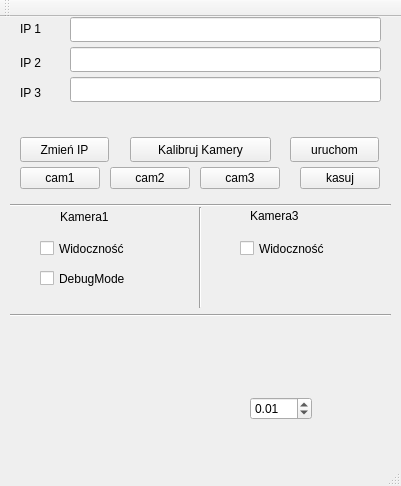
<?xml version="1.0" encoding="UTF-8"?>
<ui version="4.0">
 <class>MainWindow</class>
 <widget class="QMainWindow" name="MainWindow">
  <property name="geometry">
   <rect>
    <x>0</x>
    <y>0</y>
    <width>401</width>
    <height>486</height>
   </rect>
  </property>
  <property name="windowTitle">
   <string>MainWindow</string>
  </property>
  <widget class="QWidget" name="centralWidget">
   <widget class="QLineEdit" name="lineEdit">
    <property name="geometry">
     <rect>
      <x>70</x>
      <y>0</y>
      <width>311</width>
      <height>25</height>
     </rect>
    </property>
   </widget>
   <widget class="QLineEdit" name="lineEdit_2">
    <property name="geometry">
     <rect>
      <x>70</x>
      <y>30</y>
      <width>311</width>
      <height>25</height>
     </rect>
    </property>
   </widget>
   <widget class="QLabel" name="label_2">
    <property name="geometry">
     <rect>
      <x>20</x>
      <y>-4</y>
      <width>67</width>
      <height>31</height>
     </rect>
    </property>
    <property name="text">
     <string>IP 1</string>
    </property>
   </widget>
   <widget class="QLabel" name="label_3">
    <property name="geometry">
     <rect>
      <x>20</x>
      <y>30</y>
      <width>67</width>
      <height>31</height>
     </rect>
    </property>
    <property name="text">
     <string>IP 2</string>
    </property>
   </widget>
   <widget class="Line" name="line">
    <property name="geometry">
     <rect>
      <x>10</x>
      <y>180</y>
      <width>381</width>
      <height>16</height>
     </rect>
    </property>
    <property name="orientation">
     <enum>Qt::Horizontal</enum>
    </property>
   </widget>
   <widget class="QPushButton" name="confirmButton">
    <property name="geometry">
     <rect>
      <x>20</x>
      <y>120</y>
      <width>89</width>
      <height>25</height>
     </rect>
    </property>
    <property name="text">
     <string>Zmień IP</string>
    </property>
   </widget>
   <widget class="Line" name="line_2">
    <property name="geometry">
     <rect>
      <x>190</x>
      <y>190</y>
      <width>20</width>
      <height>101</height>
     </rect>
    </property>
    <property name="orientation">
     <enum>Qt::Vertical</enum>
    </property>
   </widget>
   <widget class="QLabel" name="label_4">
    <property name="geometry">
     <rect>
      <x>60</x>
      <y>190</y>
      <width>81</width>
      <height>20</height>
     </rect>
    </property>
    <property name="text">
     <string>Kamera1</string>
    </property>
   </widget>
   <widget class="QLabel" name="label_5">
    <property name="geometry">
     <rect>
      <x>250</x>
      <y>190</y>
      <width>81</width>
      <height>17</height>
     </rect>
    </property>
    <property name="text">
     <string>Kamera3</string>
    </property>
   </widget>
   <widget class="QCheckBox" name="checkBox">
    <property name="geometry">
     <rect>
      <x>40</x>
      <y>220</y>
      <width>111</width>
      <height>23</height>
     </rect>
    </property>
    <property name="text">
     <string>Widoczność</string>
    </property>
   </widget>
   <widget class="QCheckBox" name="checkBox_2">
    <property name="geometry">
     <rect>
      <x>40</x>
      <y>250</y>
      <width>111</width>
      <height>23</height>
     </rect>
    </property>
    <property name="text">
     <string>DebugMode</string>
    </property>
   </widget>
   <widget class="QCheckBox" name="checkBox_3">
    <property name="geometry">
     <rect>
      <x>240</x>
      <y>220</y>
      <width>111</width>
      <height>23</height>
     </rect>
    </property>
    <property name="text">
     <string>Widoczność</string>
    </property>
   </widget>
   <widget class="Line" name="line_3">
    <property name="geometry">
     <rect>
      <x>10</x>
      <y>290</y>
      <width>381</width>
      <height>16</height>
     </rect>
    </property>
    <property name="orientation">
     <enum>Qt::Horizontal</enum>
    </property>
   </widget>
   <widget class="QPushButton" name="pushButton">
    <property name="geometry">
     <rect>
      <x>130</x>
      <y>120</y>
      <width>141</width>
      <height>25</height>
     </rect>
    </property>
    <property name="text">
     <string>Kalibruj Kamery</string>
    </property>
   </widget>
   <widget class="QPushButton" name="pushButton_2">
    <property name="geometry">
     <rect>
      <x>290</x>
      <y>120</y>
      <width>89</width>
      <height>25</height>
     </rect>
    </property>
    <property name="text">
     <string>uruchom</string>
    </property>
   </widget>
   <widget class="QDoubleSpinBox" name="doubleSpinBox_4">
    <property name="geometry">
     <rect>
      <x>250</x>
      <y>380</y>
      <width>62</width>
      <height>23</height>
     </rect>
    </property>
    <property name="singleStep">
     <double>0.010000000000000</double>
    </property>
    <property name="stepType">
     <enum>QAbstractSpinBox::DefaultStepType</enum>
    </property>
    <property name="value">
     <double>0.010000000000000</double>
    </property>
   </widget>
   <widget class="QPushButton" name="pushButton_3">
    <property name="geometry">
     <rect>
      <x>20</x>
      <y>150</y>
      <width>80</width>
      <height>22</height>
     </rect>
    </property>
    <property name="text">
     <string>cam1</string>
    </property>
   </widget>
   <widget class="QPushButton" name="pushButton_4">
    <property name="geometry">
     <rect>
      <x>110</x>
      <y>150</y>
      <width>80</width>
      <height>22</height>
     </rect>
    </property>
    <property name="text">
     <string>cam2</string>
    </property>
   </widget>
   <widget class="QPushButton" name="pushButton_6">
    <property name="geometry">
     <rect>
      <x>300</x>
      <y>150</y>
      <width>80</width>
      <height>22</height>
     </rect>
    </property>
    <property name="text">
     <string>kasuj</string>
    </property>
   </widget>
   <widget class="QPushButton" name="pushButton_5">
    <property name="geometry">
     <rect>
      <x>200</x>
      <y>150</y>
      <width>80</width>
      <height>22</height>
     </rect>
    </property>
    <property name="text">
     <string>cam3</string>
    </property>
   </widget>
   <widget class="QLabel" name="label_6">
    <property name="geometry">
     <rect>
      <x>20</x>
      <y>60</y>
      <width>67</width>
      <height>31</height>
     </rect>
    </property>
    <property name="text">
     <string>IP 3</string>
    </property>
   </widget>
   <widget class="QLineEdit" name="lineEdit_3">
    <property name="geometry">
     <rect>
      <x>70</x>
      <y>60</y>
      <width>311</width>
      <height>25</height>
     </rect>
    </property>
   </widget>
  </widget>
  <widget class="QMenuBar" name="menuBar">
   <property name="geometry">
    <rect>
     <x>0</x>
     <y>0</y>
     <width>401</width>
     <height>22</height>
    </rect>
   </property>
  </widget>
  <widget class="QToolBar" name="mainToolBar">
   <attribute name="toolBarArea">
    <enum>TopToolBarArea</enum>
   </attribute>
   <attribute name="toolBarBreak">
    <bool>false</bool>
   </attribute>
  </widget>
  <widget class="QStatusBar" name="statusBar"/>
 </widget>
 <layoutdefault spacing="6" margin="11"/>
 <resources/>
 <connections/>
</ui>
